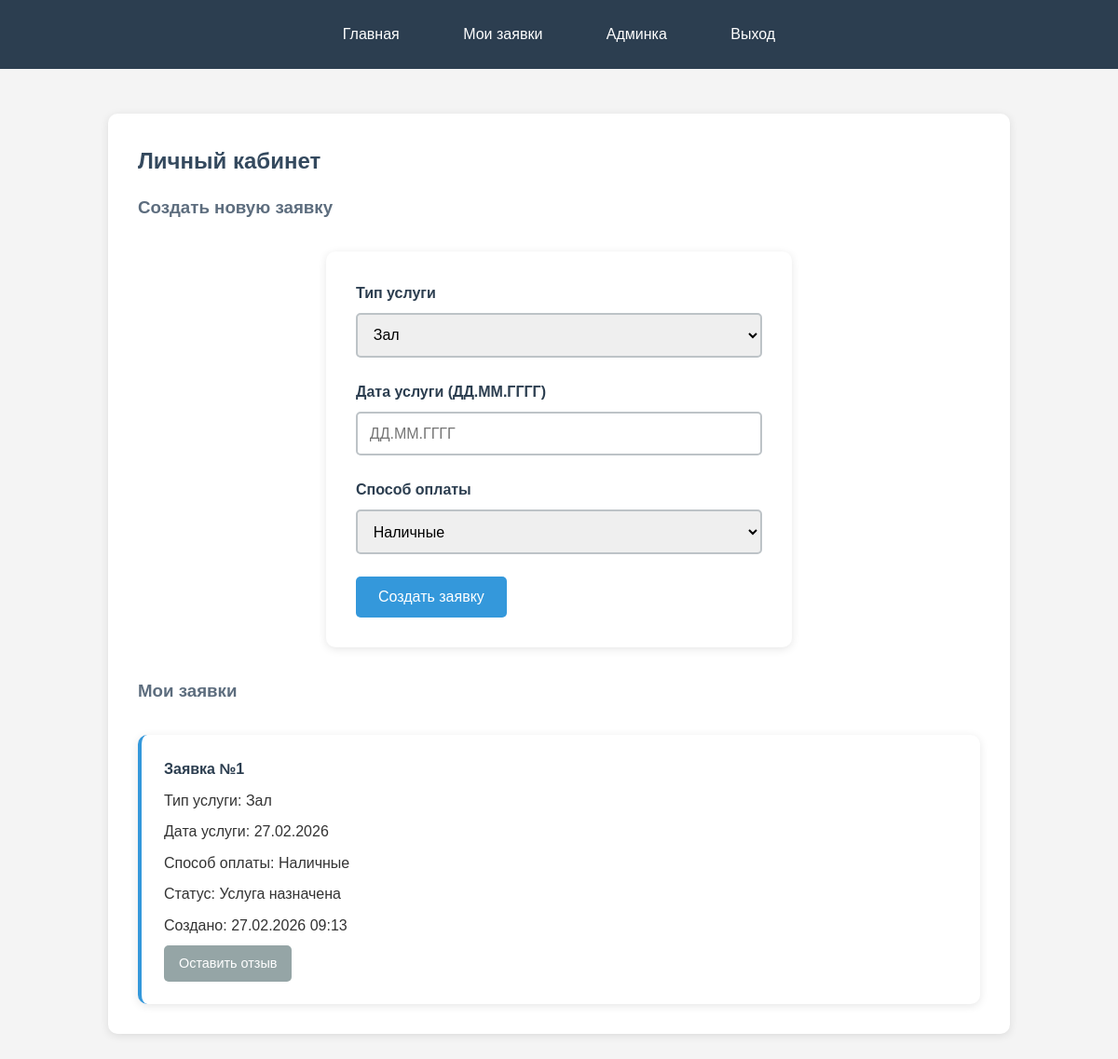
Page /orders (signed in) on the committed database.
### app/models.py (models this page shows)
class Order(db.Model):
    id = db.Column(db.Integer, primary_key=True)
    user_id = db.Column(db.Integer, db.ForeignKey('user.id'), nullable=False)
    service_type = db.Column(db.String(100), nullable=False)
    service_date = db.Column(db.String(10), nullable=False)
    payment_method = db.Column(db.String(50), nullable=False)
    status = db.Column(db.String(50), default='Новая')
    created_at = db.Column(db.DateTime, default=datetime.utcnow)
    user = db.relationship('User', backref=db.backref('orders', lazy=True))

### app/routes.py (the view, shortened to what this page needs)
@bp.route('/orders', methods=['GET', 'POST'])
@login_required
def orders():
    order_form = OrderForm()
    my_orders = Order.query.filter_by(user_id=current_user.id).order_by(Order.created_at.desc()).all()
    return render_template('orders.html', order_form=order_form, orders=my_orders)

### app/forms.py
class OrderForm(FlaskForm):
    service_type = SelectField('Тип услуги', choices=[
        ('Зал', 'Зал'),
        ('Ресторан', 'Ресторан'),
        ('Летняя веранда', 'Летняя веранда'),
        ('Закрытая веранда', 'Закрытая веранда')
    ], validators=[DataRequired()])
    service_date = StringField('Дата услуги (ДД.ММ.ГГГГ)', validators=[
        DataRequired(),
        Regexp(r'^\d{2}\.\d{2}\.\d{4}$', message='Формат даты должен быть ДД.ММ.ГГГГ')
    ])
    payment_method = SelectField('Способ оплаты', choices=[
        ('Наличные', 'Наличные'),
        ('Банковская карта', 'Банковская карта'),
        ('Онлайн-перевод', 'Онлайн-перевод')
    ], validators=[DataRequired()])
    submit = SubmitField('Создать заявку')

### app/models.py (called while the page is built)
@login.user_loader
def load_user(id):
    return User.query.get(int(id))

### app/templates/orders.html (shortened to what this page needs)
{% extends 'base.html' %}
{% block content %}
<div class="orders-container">
    <h2>Личный кабинет</h2>
    <h3>Создать новую заявку</h3>
    <form method="POST" class="order-form">
        <div class="form-group">
            {{ order_form.service_type.label }}
            {{ order_form.service_type(class="form-control") }}
        </div>
        <div class="form-group">
            {{ order_form.service_date.label }}
            {{ order_form.service_date(class="form-control", placeholder="ДД.ММ.ГГГГ") }}
        </div>
        <div class="form-group">
            {{ order_form.payment_method.label }}
            {{ order_form.payment_method(class="form-control") }}
        </div>
        {{ order_form.submit(class="btn btn-primary") }}
    </form>
    <h3>Мои заявки</h3>
    {% if orders %}
        <div class="orders-list">
            {% for order in orders %}
            <div class="order-card">
                <p><strong>Заявка №{{ order.id }}</strong></p>
                <p>Тип услуги: {{ order.service_type }}</p>
                <p>Дата услуги: {{ order.service_date }}</p>
                <p>Способ оплаты: {{ order.payment_method }}</p>
                <p>Статус: <span class="status status-{{ order.status }}">{{ order.status }}</span></p>
                <p>Создано: {{ order.created_at.strftime('%d.%m.%Y %H:%M') }}</p>
                {% if order.status != 'Новая' and not order.review %}
                    <a href="{{ url_for('main.review', order_id=order.id) }}" class="btn btn-secondary btn-sm">Оставить отзыв</a>
                {% endif %}
            </div>
            {% endfor %}
        </div>
    {% else %}
        <p>У вас пока нет заявок</p>
    {% endif %}
</div>
{% endblock %}

### app/static/css/style.css (style rules this page uses)
* { margin: 0; padding: 0; box-sizing: border-box; }
body { font-family: Arial, sans-serif; line-height: 1.6; color: #333; background: #f4f4f4; }
h2 { color: #34495e; margin-bottom: 1rem; font-size: 1.5rem; }
h3 { color: #5d6d7e; margin-bottom: 0.8rem; }
.btn { display: inline-block; padding: 0.8rem 1.5rem; background: #3498db; color: white; text-decoration: none; border-radius: 5px; border: none; cursor: pointer; font-size: 1rem; }
.btn-primary { background: #3498db; }
.btn-secondary { background: #95a5a6; }
.btn-sm { padding: 0.5rem 1rem; font-size: 0.9rem; }
.auth-container, .review-container, .orders-container, .order-form { background: white; padding: 2rem; border-radius: 10px; box-shadow: 0 2px 10px rgba(0,0,0,0.1); max-width: 500px; margin: 2rem auto; }
.orders-container { max-width: 1000px; }
.form-group { margin-bottom: 1.5rem; }
label { display: block; margin-bottom: 0.5rem; font-weight: bold; color: #2c3e50; }
.form-control, input[type="text"], input[type="email"], input[type="password"], input[type="tel"], select, textarea { width: 100%; padding: 0.8rem; border: 2px solid #bdc3c7; border-radius: 5px; font-size: 1rem; }
.orders-list { display: grid; grid-template-columns: repeat(auto-fit, minmax(300px, 1fr)); gap: 1rem; margin-top: 2rem; }
.order-card { background: white; padding: 1.5rem; border-radius: 10px; box-shadow: 0 2px 10px rgba(0,0,0,0.1); border-left: 4px solid #3498db; }
.order-card p { margin-bottom: 0.5rem; }
.order-card strong { color: #2c3e50; }

### rows in the picture
Order: id "1", service_type "Зал", service_date "27.02.2026", payment_method "Наличные", status "Услуга назначена", created_at "27.02.2026 09:13"

### other values in the picture
{{ order_form.service_type.label }} "Тип услуги"
{{ order_form.service_date.label }} "Дата услуги (ДД.ММ.ГГГГ)"
{{ order_form.payment_method.label }} "Способ оплаты"
